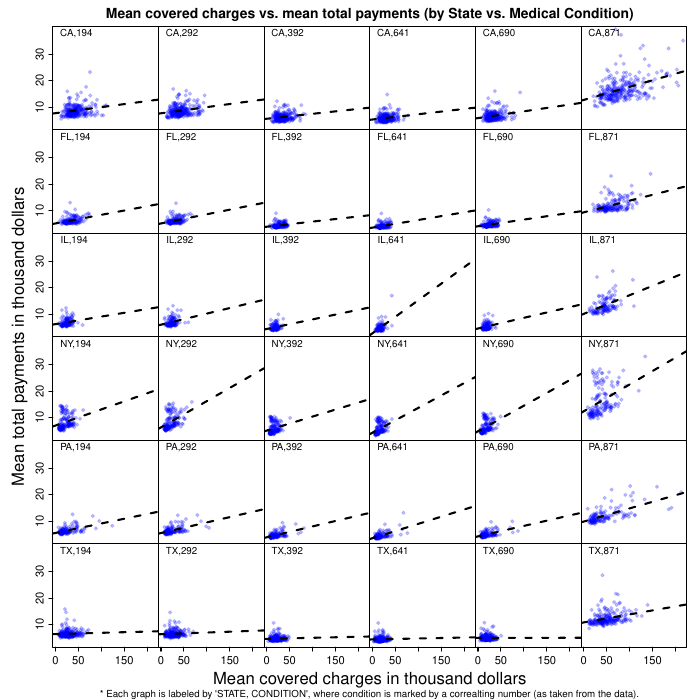

Write R code to recreate this figure.
# worspace init
# load libraries
library(scales)
# read data
payments<-read.csv("payments.csv")
# scale relevant numbers by thousands
payments$Average.Covered.Charges<-payments$Average.Covered.Charges/1000
payments$Average.Total.Payments<-payments$Average.Total.Payments/1000

# to find out how many subplots are needed I used length(unique(payments$variable)

# prepare plot space and characteristics
# find range for all graphs to make them same scale
xrange<-round(range(payments$Average.Covered.Charges,na.rm=T))
yrange<-round(range(payments$Average.Total.Payments,na.rm=T))

# reset plot parameters
dev.off()
dev.set(2)
par(mfrow=c(6,6),mar=c(0,0,0,0),oma=c(4,4,2,1),mgp = c(2, 0.5, 0),tcl=-0.3)

i=0 # use to define plot index for later use (ticks)

# for each state and for each medical condition
for(state in unique(payments$Provider.State)){
        for (condition in unique(payments$DRG.Definition)){
                i=i+1 # advance index
                # take just the number of the condition from the name as an abreviation
                abrvCond<-strsplit(condition,split=" ")[[1]][1]
                # subset the data
                data<-subset(payments,Provider.State==state & DRG.Definition==condition)
                # plot
                with(data,plot(Average.Covered.Charges,Average.Total.Payments,
                               xlim=c(xrange[1],xrange[2]),ylim=c(yrange[1],yrange[2]),
                               xlab="",ylab="",xaxt='n',yaxt='n',
                               pch=20,col=rgb(0,0,1,alpha=0.2)))
                abline(reg = coef(with(data,lm(Average.Total.Payments~Average.Covered.Charges))),lwd=2,lty=2)
                # add ticks to just outer graphs
                if (i %in% c(31:36))
                        axis(1, at = seq(0,xrange[2],50))
                if (i %in% c(1,7,13,19,25,31))
                        axis(2, at = seq(0,yrange[2],10))
                # add unique mark showing which state, condition are reffered in each graph
                mtext(paste(state,abrvCond,sep=","), side = 3, line = -1, adj = 0.1, cex = 0.6)
        }
}

# add title, axis lables, remarks etc.
title(main="Mean covered charges vs. mean total payments (by State vs. Medical Condition)",cex.main=1.25,outer=T)
mtext("Mean covered charges in thousand dollars",side=1,outer = T,line=2)
mtext("Mean total payments in thousand dollars",side=2,outer = T,line=2)
mtext("* Each graph is labeled by \'STATE, CONDITION\', where condition is marked by a correalting number (as taken from the data).",
      side=1,outer = T,line=3,cex=0.6)

## save to pdf
dev.copy(pdf,file="plot2.pdf")
dev.off()